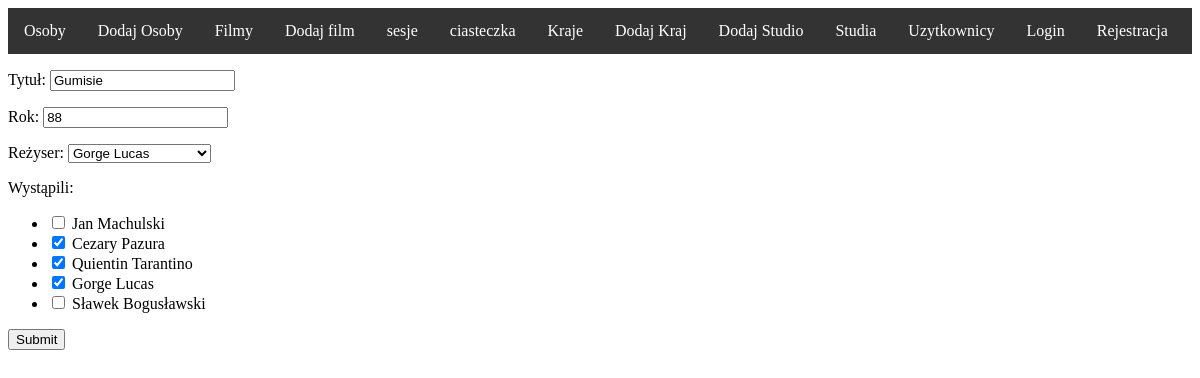
The app's page /movie/10/ with its own data.
### filmweb/models.py (models this page shows, shortened)
class Movie(models.Model):
    title = models.CharField(max_length=20)
    year = models.IntegerField()
    directed_by = models.ForeignKey(Person, on_delete=models.CASCADE, null=True, related_name='directed')
    actors = models.ManyToManyField(Person, related_name='played_in')
    studio = models.ForeignKey(Studio, on_delete=models.CASCADE,default=1)

class Person(models.Model):
    first_name = models.CharField(max_length=20)
    last_name = models.CharField(max_length=20)
    def __str__(self):
        return f"{self.first_name} {self.last_name}"

### filmweb/views.py (the view, shortened to what this page needs)
# urls.py: path('movie/<int:id>/', views.detail_movie_view, name='movie'),
def detail_movie_view(request, id):
    object = Movie.objects.get(id=id)
    persons = Person.objects.all()
    if request.method == 'GET':
        return render(request, "movie_detail.html",  {'movie':object, 'persons':persons})

### templates/movie_detail.html (shortened to what this page needs)
{% extends 'base.html' %}
{% block content %}
<div>
    <form method="post">
    <p>Tytuł: <input type="text" value="{{ movie.title }}" name="title"> </p>
    <p>Rok: <input type="number" value="{{ movie.year }}" name="year"></p>
        <p>Reżyser:
        <select name="directed_by">
            {% for osoba in persons %}
                {% if osoba == movie.directed_by %}
                    <option selected value="{{ osoba.id }}">{{ osoba }}</option>
                {% else %}
                    <option value="{{ osoba.id }}">{{ osoba }}</option>
                {% endif %}
            {% endfor %}
        </select>
        </p>
    <p>Wystąpili:
        <ul>
        {% for actor in persons %}
                {% if actor in movie.actors.all %}
                    <li><input name='actors' type="checkbox" checked value="{{ actor.id }}"> {{ actor }}</li>
                {% else %}
                    <li><input name='actors' type="checkbox" value="{{ actor.id }}"> {{ actor }}</li>
            {% endif %}
        {% endfor %}
        </ul>
    </p>
        <input type="submit">
    </form>
</div>
{% endblock %}

### records on screen
Movie: title "Gumisie", year "88"
Person: first_name+last_name "Jan Machulski"
Person: first_name+last_name "Cezary Pazura"
Person: first_name+last_name "Quientin Tarantino"
Person: first_name+last_name "Gorge Lucas"
Person: first_name+last_name "Sławek Bogusławski"

### other values on screen
form field directed_by "Gorge Lucas"
